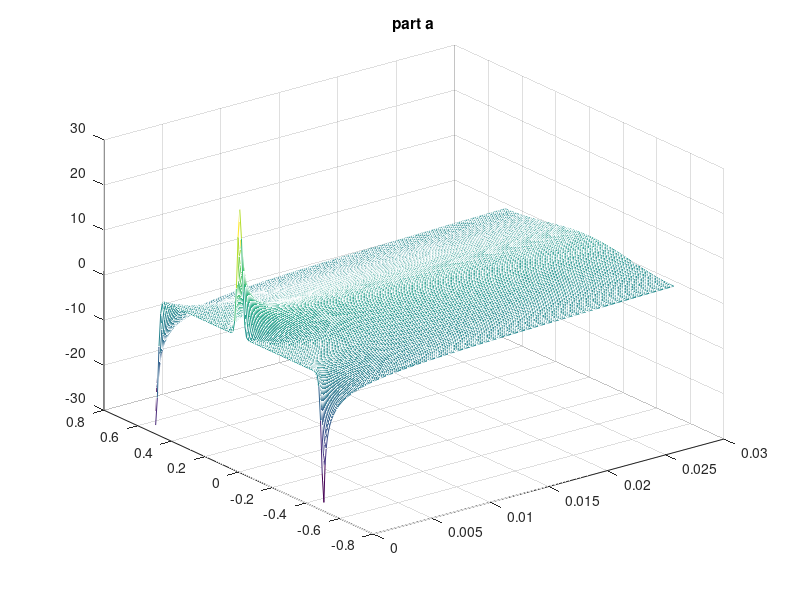

Source code (MATLAB): (Note: this script raises an error after producing the figure.)

%%% Part A %%%
%if 0
% 1D diffusion equation
kappa=1;
L=1;
t=[1e-4:1e-4:.03];
x=[-(1/2)*L:0.01:(1/2)*L];
% Method of images
sig=sqrt(2*kappa*t); %definition of sigma
TG=zeros(length(x),length(t));
nimag=10;
Timag=zeros([size(TG) nimag+1]);
%%central gaussian
%first dimension is x and the second is t
Timag(:,:,1)=(ones(length(x),1)*(1./sig)).*exp(-(x').^2*(1./sig.^2)/2)/sqrt(2*pi);
%(ones(length(x),1)*(1./sig)) is a matrix of size (x,t)
for ii=1:nimag                                                               
	Timag(:,:,ii+1)=Timag(:,:,ii)+(-1)^ii*(ones(length(x),1)*(1./sig))...
	.*exp(-(x+(ii*L/2))'.^2*((1./sig.^2)/2))/sqrt(2*pi)+(-1)^ii*(ones(length(x),1)*(1./sig))...
	.*exp(-(x-(ii*L/2))'.^2*((1./sig.^2)/2))/sqrt(2*pi);
end
%figure(1)
mesh(t,x,Timag(:,:,nimag));
title('part a');

% dftcs - Program to solve the diffusion equation 
% using the Forward Time Centered Space (FTCS) scheme.
clear; help dftcs;  % Clear memory and print header

%* Initialize parameters (time step, grid spacing, etc.).
tau = 1e-4; %input('Enter time step: ');
N = 61; %input('Enter the number of grid points: ');
L = 1.;  % The system extends from x=-L/2 to x=L/2
h = L/(N-2);  % Grid size
kappa = 1.;   % Diffusion coefficient
coeff = kappa*tau/(h^2);
if( coeff < 0.5 )
  disp('Solution is expected to be stable');
else
  disp('WARNING: Solution is expected to be unstable');
end

%* Set initial and boundary conditions.
tt = zeros(N,1);          % Initialize temperature to zero at all points
tt(round(N/2)) = 1/h;     % Initial cond. is delta function in center
%% The boundary conditions are tt(1) = tt(N) = 0

%* Set up loop and plot variables.
xplot = (0:N-1)*h - L/2;   % Record the x scale for plots
iplot = 1;                 % Counter used to count plots
nstep = 300;               % Maximum number of iterations
nplots = 50;               % Number of snapshots (plots) to take
plot_step = nstep/nplots;  % Number of time steps between plots

%* Loop over the desired number of time steps.
for istep=1:nstep  %% MAIN LOOP %%

  %* Compute new temperature using FTCS scheme.
  tt(2:(N-1)) = tt(2:(N-1)) + ...
      coeff*(tt(3:N) + tt(1:(N-2)) - 2*tt(2:(N-1)));
  
  %* Periodically record temperature for plotting.
  if( rem(istep,plot_step) < 1 )   % Every plot_step steps
    ttplot(:,iplot) = tt(:);       % record tt(i) for plotting
    tplot(iplot) = istep*tau;      % Record time for plots
    iplot = iplot+1;
  end
end

%* Plot temperature versus x and t as wire-mesh and contour plots.
figure(1); clf;
mesh(tplot,xplot,ttplot);  % Wire-mesh surface plot
xlabel('Time');  ylabel('x');  zlabel('T(x,t)');
title('Diffusion of a delta spike');
pause(1);
figure(2); clf;       
contourLevels = 0:0.5:10;  contourLabels = 0:5;     
cs = contour(tplot,xplot,ttplot,contourLevels);  % Contour plot
clabel(cs,contourLabels);  % Add labels to selected contour levels
xlabel('Time'); ylabel('x');
title('Temperature contour plot');

%plot(xplot, ttplot(:,round(N/2)))


%end

if 0
%%% Part B %%%
% 1D diffusion equation
% analytical solution
kappa=1;
L=1;
t=[1e-4:1e-4:.03];
x=[-(1/2)*L:0.01:(1/2)*L];
% Method of images
sig=sqrt(2*kappa*t); %definition of sigma
TG=zeros(length(x),length(t));
nimag=10;
Timag=zeros([size(TG) nimag+1]);
%%central gaussian
%first dimension is x and the second is t
Timag(:,:,1)=(ones(length(x),1)*(1./sig)).*exp(-(x'-L/4).^2*(1./sig.^2)/2)/sqrt(2*pi);
%(ones(length(x),1)*(1./sig)) is a matrix of size (x,t)
for ii=1:nimag                                                               
	Timag(:,:,ii+1)=Timag(:,:,ii)+(ones(length(x),1)*(1./sig))...
	.*exp(-(x+(tan((ii*pi)/2)+cos((ii*pi)/2))*(L*(2*ii-1)/4))'.^2*((1./sig.^2)/2))...
		/sqrt(2*pi)+(ones(length(x),1)*(1./sig))...
	.*exp(-(x-(tan((ii*pi)/2)+cos((ii*pi)/2))*(L*(2*ii-1)/4))'.^2*((1./sig.^2)/2))...
		/sqrt(2*pi);
end
figure(1)
mesh(t,x,Timag(:,:,nimag));
title('Tan and cos');

%Numerial solution
% dftcs - Program to solve the diffusion equation 
% using the Forward Time Centered Space (FTCS) scheme.
clear; help dftcs;  % Clear memory and print header

%* Initialize parameters (time step, grid spacing, etc.).
tau = 1e-4; %input('Enter time step: ');
N = 61; %input('Enter the number of grid points: ');
L = 1.;  % The system extends from x=-L/2 to x=L/2
h = L/(N-2);  % Grid size
kappa = 1.;   % Diffusion coefficient
coeff = kappa*tau/(h^2);
if( coeff < 0.5 )
  disp('Solution is expected to be stable');
else
  disp('WARNING: Solution is expected to be unstable');
end

%* Set initial and boundary conditions.
tt = zeros(N,1);          % Initialize temperature to zero at all points
tt(round(3*N/4)) = 1/h;     % Initial cond. is delta function in center
%% The boundary conditions are tt(1) = tt(N) = 0

%* Set up loop and plot variables.
xplot = (0:N-1)*h -h/2 - L/2;   % Record the x scale for plots
iplot = 1;                 % Counter used to count plots
nstep = 300;               % Maximum number of iterations
nplots = 50;               % Number of snapshots (plots) to take
plot_step = nstep/nplots;  % Number of time steps between plots

%* Loop over the desired number of time steps.
for istep=1:nstep  %% MAIN LOOP %%

  %* Compute new temperature using FTCS scheme.
  tt(2:(N-1)) = tt(2:(N-1)) + ...
      coeff*(tt(3:N) + tt(1:(N-2)) - 2*tt(2:(N-1)));
  
  %* Periodically record temperature for plotting.
  if( rem(istep,plot_step) < 1 )   % Every plot_step steps
    ttplot(:,iplot) = tt(:);       % record tt(i) for plotting
    tplot(iplot) = istep*tau;      % Record time for plots
    iplot = iplot+1;
  end
end

%* Plot temperature versus x and t as wire-mesh and contour plots.
figure(2); clf;
mesh(tplot,xplot,ttplot);  % Wire-mesh surface plot
xlabel('Time');  ylabel('x');  zlabel('T(x,t)');
title('Diffusion of a delta spike');
pause(1);
figure(3); clf;       
contourLevels = 0:0.5:10;  contourLabels = 0:5;     
cs = contour(tplot,xplot,ttplot,contourLevels);  % Contour plot
clabel(cs,contourLabels);  % Add labels to selected contour levels
xlabel('Time'); ylabel('x');
title('Temperature contour plot');


plot(xplot, ttplot(:,round(N/2)))
end
